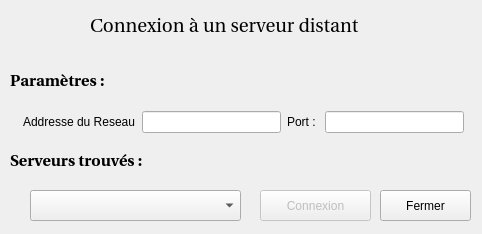
<?xml version="1.0" encoding="UTF-8"?>
<ui version="4.0">
 <class>DialogClient</class>
 <widget class="QDialog" name="DialogClient">
  <property name="geometry">
   <rect>
    <x>0</x>
    <y>0</y>
    <width>482</width>
    <height>234</height>
   </rect>
  </property>
  <property name="windowTitle">
   <string>Dialog</string>
  </property>
  <widget class="QLabel" name="mainTitle">
   <property name="geometry">
    <rect>
     <x>90</x>
     <y>10</y>
     <width>321</width>
     <height>31</height>
    </rect>
   </property>
   <property name="font">
    <font>
     <family>Utopia</family>
     <pointsize>14</pointsize>
     <weight>50</weight>
     <bold>false</bold>
    </font>
   </property>
   <property name="text">
    <string>Connexion à un serveur distant</string>
   </property>
  </widget>
  <widget class="QLabel" name="parametersLabel">
   <property name="geometry">
    <rect>
     <x>10</x>
     <y>70</y>
     <width>151</width>
     <height>21</height>
    </rect>
   </property>
   <property name="font">
    <font>
     <family>Utopia</family>
     <pointsize>12</pointsize>
     <weight>75</weight>
     <bold>true</bold>
    </font>
   </property>
   <property name="text">
    <string>Paramètres :</string>
   </property>
  </widget>
  <widget class="QLabel" name="serversLabel">
   <property name="geometry">
    <rect>
     <x>10</x>
     <y>150</y>
     <width>151</width>
     <height>21</height>
    </rect>
   </property>
   <property name="font">
    <font>
     <family>Utopia</family>
     <pointsize>12</pointsize>
     <weight>75</weight>
     <bold>true</bold>
    </font>
   </property>
   <property name="text">
    <string>Serveurs trouvés :</string>
   </property>
  </widget>
  <widget class="QPushButton" name="connect">
   <property name="enabled">
    <bool>false</bool>
   </property>
   <property name="geometry">
    <rect>
     <x>260</x>
     <y>190</y>
     <width>111</width>
     <height>31</height>
    </rect>
   </property>
   <property name="text">
    <string>Connexion</string>
   </property>
   <property name="icon">
    <iconset resource="../ressources.qrc">
     <normaloff>:/img/img/play_green.png</normaloff>:/img/img/play_green.png</iconset>
   </property>
  </widget>
  <widget class="QPushButton" name="close">
   <property name="geometry">
    <rect>
     <x>380</x>
     <y>190</y>
     <width>91</width>
     <height>31</height>
    </rect>
   </property>
   <property name="text">
    <string>Fermer</string>
   </property>
   <property name="icon">
    <iconset resource="../ressources.qrc">
     <normaloff>:/img/img/close.png</normaloff>:/img/img/close.png</iconset>
   </property>
  </widget>
  <widget class="QComboBox" name="listServers">
   <property name="geometry">
    <rect>
     <x>30</x>
     <y>190</y>
     <width>211</width>
     <height>31</height>
    </rect>
   </property>
  </widget>
  <widget class="QWidget" name="">
   <property name="geometry">
    <rect>
     <x>23</x>
     <y>110</y>
     <width>441</width>
     <height>24</height>
    </rect>
   </property>
   <layout class="QHBoxLayout" name="horizontalLayout">
    <item>
     <widget class="QLabel" name="addrLabel">
      <property name="text">
       <string>Addresse du Reseau</string>
      </property>
     </widget>
    </item>
    <item>
     <widget class="QLineEdit" name="address"/>
    </item>
    <item>
     <widget class="QLabel" name="portLabel">
      <property name="text">
       <string>Port : </string>
      </property>
     </widget>
    </item>
    <item>
     <widget class="QLineEdit" name="port"/>
    </item>
   </layout>
  </widget>
 </widget>
 <resources>
  <include location="../ressources.qrc"/>
 </resources>
 <connections/>
</ui>
